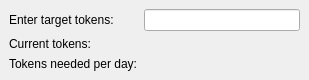
<?xml version="1.0" encoding="UTF-8"?>
<ui version="4.0">
 <class>sidebar_tab_info_stacked_widget</class>
 <widget class="QStackedWidget" name="sidebar_tab_info_stacked_widget">
  <property name="geometry">
   <rect>
    <x>0</x>
    <y>0</y>
    <width>309</width>
    <height>76</height>
   </rect>
  </property>
  <property name="sizePolicy">
   <sizepolicy hsizetype="Preferred" vsizetype="Preferred">
    <horstretch>0</horstretch>
    <verstretch>0</verstretch>
   </sizepolicy>
  </property>
  <property name="maximumSize">
   <size>
    <width>16777215</width>
    <height>16777215</height>
   </size>
  </property>
  <property name="windowTitle">
   <string>StackedWidget</string>
  </property>
  <property name="currentIndex">
   <number>2</number>
  </property>
  <widget class="QWidget" name="champs_stacked_widget_page"/>
  <widget class="QWidget" name="skins_stacked_widget_page"/>
  <widget class="QWidget" name="current_event_stacked_widget_page">
   <property name="sizePolicy">
    <sizepolicy hsizetype="Preferred" vsizetype="Preferred">
     <horstretch>0</horstretch>
     <verstretch>0</verstretch>
    </sizepolicy>
   </property>
   <layout class="QGridLayout" name="current_event_stacked_widget_page_gridLayout">
    <property name="sizeConstraint">
     <enum>QLayout::SetDefaultConstraint</enum>
    </property>
    <item row="0" column="0">
     <widget class="QLabel" name="target_tokens_label">
      <property name="sizePolicy">
       <sizepolicy hsizetype="Maximum" vsizetype="Preferred">
        <horstretch>0</horstretch>
        <verstretch>0</verstretch>
       </sizepolicy>
      </property>
      <property name="text">
       <string>Enter target tokens: </string>
      </property>
     </widget>
    </item>
    <item row="0" column="1">
     <widget class="QLineEdit" name="target_tokens_lineEdit">
      <property name="sizePolicy">
       <sizepolicy hsizetype="Minimum" vsizetype="Fixed">
        <horstretch>0</horstretch>
        <verstretch>0</verstretch>
       </sizepolicy>
      </property>
     </widget>
    </item>
    <item row="1" column="0">
     <widget class="QLabel" name="current_tokens_label">
      <property name="sizePolicy">
       <sizepolicy hsizetype="Maximum" vsizetype="Maximum">
        <horstretch>0</horstretch>
        <verstretch>0</verstretch>
       </sizepolicy>
      </property>
      <property name="text">
       <string>Current tokens: </string>
      </property>
     </widget>
    </item>
    <item row="2" column="0">
     <widget class="QLabel" name="tokens_per_day_label">
      <property name="sizePolicy">
       <sizepolicy hsizetype="Maximum" vsizetype="Maximum">
        <horstretch>0</horstretch>
        <verstretch>0</verstretch>
       </sizepolicy>
      </property>
      <property name="text">
       <string>Tokens needed per day:</string>
      </property>
     </widget>
    </item>
   </layout>
  </widget>
 </widget>
 <resources/>
 <connections/>
</ui>
